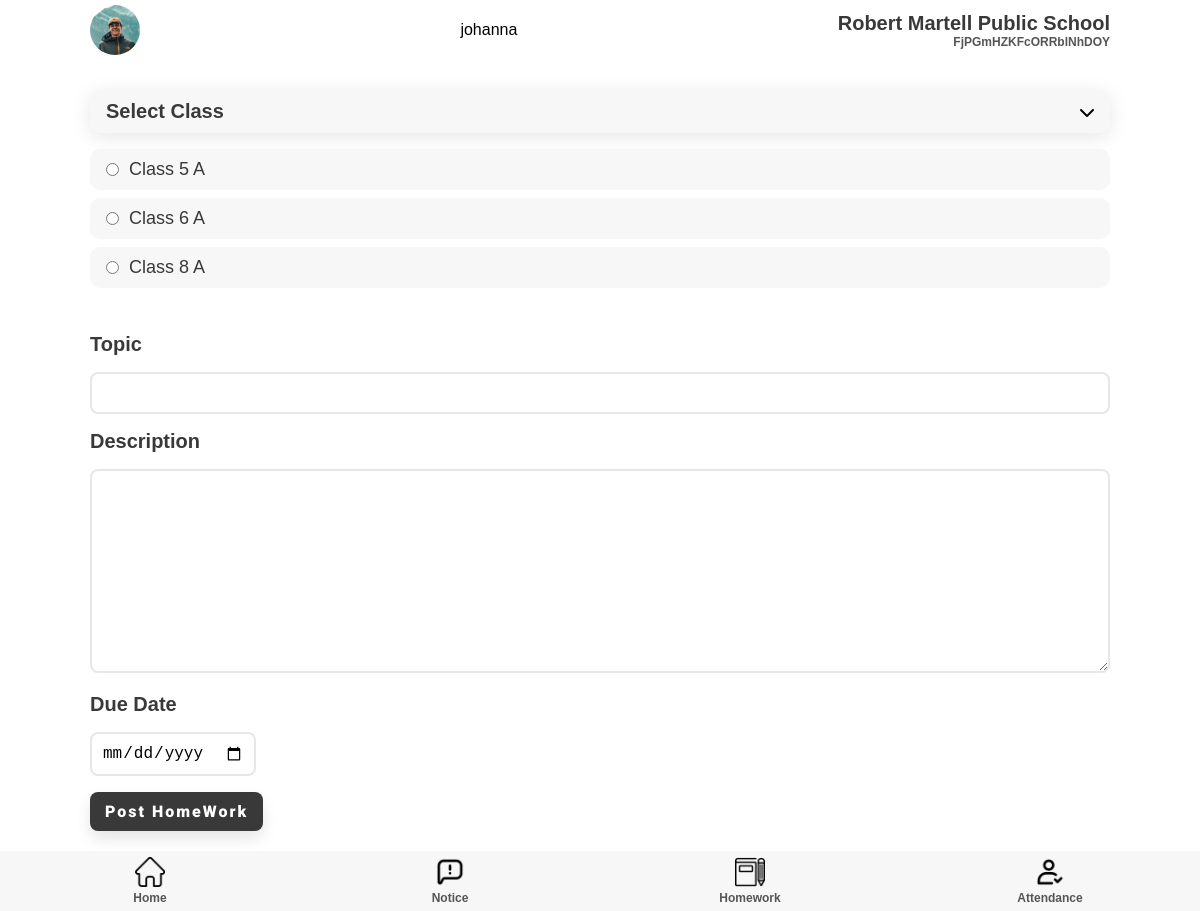
Screenshot of /homework/teacher/createHomework/ (signed in) with the database file from the repository.
### superadmin/models.py (models this page shows)
class school(models.Model):
    school = models.CharField(max_length=200, default='', blank=False, null=False)
    address = models.CharField(max_length=200)
    city = models.CharField(max_length=100)
    pin = models.IntegerField()
    state = models.CharField(max_length=50)
    country = models.CharField(max_length=50)
    regno = models.CharField(max_length=100)

### teacher/models.py (models this page shows)
class subject(models.Model):
    subject = models.CharField(max_length=50)
    Class = models.ForeignKey(classSection, on_delete=models.PROTECT)
    teacher = models.ForeignKey(teacher, on_delete=models.PROTECT)

class classSection(models.Model):
    Class = models.IntegerField()
    section = models.CharField(max_length=50)
    teacher = models.OneToOneField(teacher, on_delete=models.PROTECT)

### homework/views.py (the view, shortened to what this page needs)
# urls.py: path('teacher/createHomework/', views.createHomework, name='createHomework'),
def createHomework(request):
    teacherobj = teacher.objects.get(user = request.user)
    schoolobj = teacherobj.school
    classes = subject.objects.filter(teacher = teacherobj)
    return render(request, 'createHomework.html', {'classes': classes, 'school': schoolobj})

### templates/teacher/createHomework.html (shortened to what this page needs)
{% extends 'attendance.html' %} {% load static %} {% block extra-head %}
<link rel="stylesheet" href="{% static '/css/style.css' %}" />
<link rel="stylesheet" href="{% static '/css/notice.css' %}" />
{% endblock extra-head %} {% block content %}
<section id="main">
  <form method="POST" action="{% url 'homework:createHomework' %}">
    <section id="notice-accor">
      <div class="notice-class-accor component-back">
        <h2>Select Class</h2>
        <i class="fas fa-chevron-down"></i>
      </div>
      <div class="notice-class-list">
        {% for class in classes %}
        <div class="notice-class-elem">
          <input
            value="{{ class.Class.id }}"
            type="radio"
            name="Class"
            id=""
          />
          <p>
            Class {{ class.Class.Class }} {% if class.Class.section%}
            {{class.Class.section}}{% endif %}
          </p>
        </div>
        {% endfor %}
      </div>
    </section>
    <section id="content-info">
      <div class="content-info">
        <div class="content-topic">
          <label for=""><h2>Topic</h2></label>
          <input name="topic" type="text" />
        </div>
        <div class="content-topic content-desc">
          <label for=""><h2>Description</h2></label>
          <textarea name="description" id="" cols="30" rows="10"></textarea>
        </div>
        <div class="content-topic due-date-hw">
          <label for="due-date"><h2>Due Date</h2></label>
          <input type="date" name="due-date" id="due-date" />
        </div>
        <button class="btn btn-black">Post HomeWork</button>
      </div>
    </section>
  </form>
</section>
{% endblock content %}

### templates/teacher/home.html (shortened to what this page needs)
{% load static %}
<!DOCTYPE html>
<html lang="en">
  {% block head %}
  <head>
    <link
      rel="stylesheet"
      href="https://cdnjs.cloudflare.com/ajax/libs/font-awesome/6.0.0-beta2/css/all.min.css"
    />
    <link rel="stylesheet" href="{% static 'css/style.css' %}" />
    {% block extra-head %}{% endblock extra-head %}
  </head>
  {% endblock head %}
  <body>
    <section id="main">
      {% block nav %}
      <section id="nav">
        <nav class="top-navbar">
          <div class="profile-picture">
            <img src="{% static '/img/profile.jpg' %}" />
          </div>
          {{ user.username }}
          <div class="school-name">
            <h2>{{ school.school }}</h2>
            <h5 class="faded">{{ school.address }}</h5>
          </div>
        </nav>
      </section>
    {% endblock nav %}
{% block content %}{% endblock content %}
      {% block nav-bottom %}
      <section id="bottom-nav">
        <nav class="bottom-navbar">
          <div class="nav-links">
            <div class="nav-button">
              <a href="{% url 'teacher:teacherhome' %}">
                <img src="{% static '/img/home.png' %}" />
                <h5 class="faded">Home</h5>
              </a>
            </div>
            <div class="nav-button">
              <a href="{% url 'notice:teacherNotice' "all" %}">
                <img src="{% static '/img/notice.png' %}" />
                <h5 class="faded">Notice</h5>
              </a>
            </div>
            <div class="nav-button">
              <a href="{% url 'homework:homeworkTeacher' %}">
                <img src="{% static 'img/homework.png' %}" />
                <h5 class="faded">Homework</h5>
              </a>
            </div>
            <div class="nav-button">
              <a href="{% url 'attendance:attendance' %}">
                <img src="{% static '/img/check.png' %}" />
                <h5 class="faded">Attendance</h5>
              </a>
            </div>
          </div>
        </nav>
      </section>
      {% endblock nav-bottom %}
    </section>
  </body>
</html>

### static/css/style.css (style rules this page uses)
:root { --dark-green: #1ab7ea; --light-green: #9cdabd; --dark-red: #fb3f4a; --light-red: #fb878e; --light-red: #2196f3; --light-grey: #f7f7f8; --dark-grey: #e7e7e8; --dark: #393939; --faded: #555555; --center-width: 85%; }
* { box-sizing: border-box; margin: 0; padding: 0; }
body { font-family: "Arial", sans-serif; -webkit-font-smoothing: antialiased; }
a { text-decoration: none; }
* { margin: 0; padding: 0; }
#main { margin: auto; margin-bottom: 60px; width: 100%; background-color: #fff; }
#nav { margin-bottom: 30px; }
.top-navbar { margin: auto; display: flex; justify-content: space-between; align-items: center; align-content: center; height: 60px; width: var(--center-width); }
.profile-picture { height: 50px; width: 50px; }
.profile-picture img { height: 100%; width: 100%; border-radius: 50px; object-fit: cover; }
.school-name { display: flex; flex-direction: column; align-items: flex-end; }
.menu-list, .component-back { background-color: var(--light-grey); border-radius: 10px; display: flex; justify-content: space-between; align-items: center; margin: 1em 0; padding: 10px 16px; transition: all 0.5s ease 0s; box-shadow: 0px 4px 20px rgba(0, 0, 0, 0.1); }
.bottom-navbar { margin: auto; position: fixed; bottom: 0; background-color: var(--light-grey); height: 60px; width: 100%; }
.nav-links { margin: auto; width: var(--center-width); display: flex; justify-content: space-between; width: 100%; }
.nav-button { height: 60px; width: 25%; display: flex; flex-direction: column; justify-content: space-around; align-items: center; transition: all 0.3s ease-in-out 0.1s; }
.nav-button > a { width: 100%; text-align: center; }
.nav-button img { height: 30px; }
.btn { display: inline-block; background: var(--dark-green); color: #fff; padding: 10px 15px; min-width: 120px; font-size: 1rem; text-align: center; border: none; cursor: pointer; outline: none; box-shadow: 0px 8px 15px rgba(0, 0, 0, 0.1); transition: all 0.3s ease 0s; border-radius: 8px; letter-spacing: 2px; font-family: "Roboto", sans-serif; font-weight: 900; }
.btn-black { background-color: var(--dark); color: #fff; }
.btn-black { background-color: var(--dark); }
p { color: var(--dark); font-size: 15px; font-weight: 300; }
h2 { color: var(--dark); text-transform: capitalize; font-size: 20px; font-weight: 600; }
h5 { color: var(--dark); font-size: 12px; font-weight: 600; }
.faded { color: var(--faded); }

### static/css/notice.css (style rules this page uses)
#notice-accor { width: var(--center-width); margin: 25px auto; }
.notice-class-elem, .notice-stud-elem { background-color: var(--light-grey); border-radius: 10px; display: flex; justify-content: flex-start; align-items: center; margin: 0.5em 0; padding: 10px 16px; }
.notice-class-accor, .notice-stud-accor { cursor: pointer; }
.notice-class-list, .notice-stud-list { display: block; height: auto; transition: all 0.4s ease; }
.notice-class-elem p, .notice-stud-elem p { font-size: 18px; margin: 0px 10px; }
#content-info { width: var(--center-width); margin: 0px auto; padding: 20px 0px; }
.content-topic h2 { margin-bottom: 16px; }
.content-topic input[type="text"], .content-topic textarea, input[type="date"] { outline: none; width: 100%; padding: 10px; font-size: 16px; border: 2px solid var(--dark-grey); border-radius: 8px; transition: all 0.1s ease; }
.content-desc { margin: 16px 0px; height: auto; }
input[type="date"] { width: auto; margin-bottom: 16px; }

### rows the page displays
school: school "Robert Martell Public School", address "FjPGmHZKFcORRblNhDOY"
subject: Class.Class "5", Class.section "A"
subject: Class.Class "6", Class.section "A"
subject: Class.Class "8", Class.section "A"

### other values shown
{{ user.username }} "johanna"
